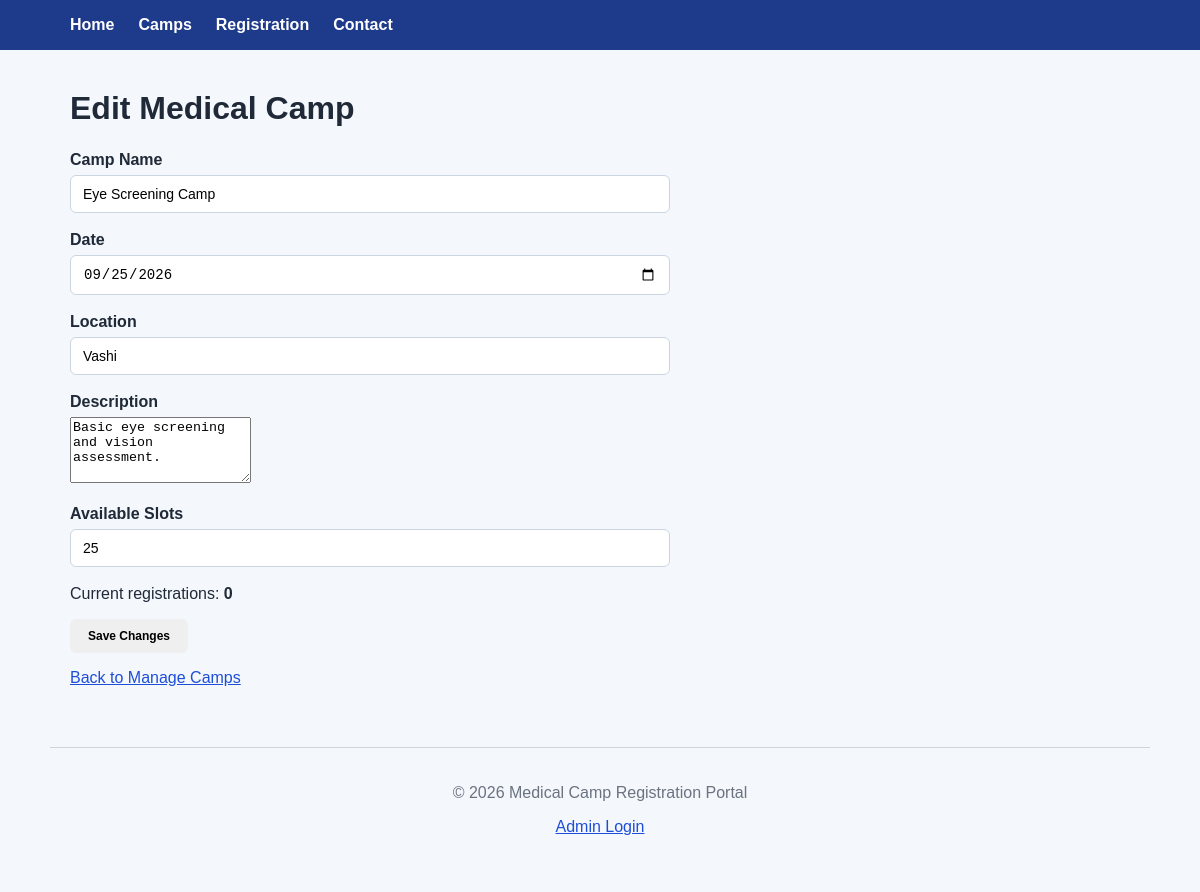
Screenshot of /admin/camps/2/edit (signed in) with the database file from the repository.
### app/models/camp.py (models this page shows)
class Camp(Base):
    __tablename__ = "camps"
    id = Column(Integer, primary_key=True, index=True)
    name = Column(String(150), nullable=False)
    date = Column(String(20), nullable=False)
    location = Column(String(200), nullable=False)
    description = Column(Text, nullable=True)
    available_slots = Column(Integer, nullable=False)
    status = Column(
        String(20),
        nullable=False,
        default="scheduled"
    )
    registrations = relationship(
        "Registration",
        back_populates="camp"
    )

### app/main.py (the view)
@app.get("/admin/camps/{camp_id}/edit")
def edit_camp_form(
    camp_id: int,
    request: Request,
    db: Session = Depends(get_db),
    admin: AdminUser = Depends(require_admin)
):
    camp = (
        db.query(Camp)
        .filter(Camp.id == camp_id)
        .first()
    )
    if not camp:
        raise HTTPException(
            status_code=404,
            detail="Medical camp not found."
        )
    registration_count = (
        db.query(Registration)
        .filter(Registration.camp_id == camp.id)
        .count()
    )
    return templates.TemplateResponse(
        request=request,
        name="admin_edit_camp.html",
        context={
            "camp": camp,
            "registration_count": registration_count
        }
    )

### app/templates/admin_edit_camp.html (shortened to what this page needs)
{% extends "base.html" %}
{% block content %}
<h1>Edit Medical Camp</h1>
<form method="post" action="/admin/camps/{{ camp.id }}/edit">
    <div>
        <label for="name">Camp Name</label>
        <input
            type="text"
            id="name"
            name="name"
            maxlength="150"
            value="{{ camp.name }}"
            required
        >
    </div>
    <div>
        <label for="date">Date</label>
        <input
            type="date"
            id="date"
            name="date"
            value="{{ camp.date }}"
            required
        >
    </div>
    <div>
        <label for="location">Location</label>
        <input
            type="text"
            id="location"
            name="location"
            maxlength="200"
            value="{{ camp.location }}"
            required
        >
    </div>
    <div>
        <label for="description">Description</label>
        <textarea
            id="description"
            name="description"
            rows="4"
        >{{ camp.description or "" }}</textarea>
    </div>
    <div>
        <label for="available_slots">Available Slots</label>
        <input
            type="number"
            id="available_slots"
            name="available_slots"
            min="0"
            value="{{ camp.available_slots }}"
            required
        >
    </div>
    <p>
        Current registrations:
        <strong>{{ registration_count }}</strong>
    </p>
    <button type="submit">
        Save Changes
    </button>
</form>
<p>
    <a href="/admin/camps">Back to Manage Camps</a>
</p>
{% endblock %}

### app/static/style.css (style rules this page uses)
* { box-sizing: border-box; }
body { margin: 0; font-family: Arial, sans-serif; background: #f4f7fb; color: #1f2937; }
h1 { margin-bottom: 24px; }
form { max-width: 600px; }
form div { margin-bottom: 18px; }
label { display: block; margin-bottom: 6px; font-weight: 600; }
input, select { width: 100%; padding: 10px 12px; border: 1px solid #cbd5e1; border-radius: 6px; font-size: 14px; }
button { padding: 10px 18px; border: none; border-radius: 6px; cursor: pointer; font-size: 12px; font-weight: 600; }
a { color: #1d4ed8; }

### rows the page displays
Camp: name "Eye Screening Camp", date "09/25/2026", location "Vashi", description "Basic eye screening and vision assessment.", available_slots "25"

### other values shown
{{ registration_count }} "0"
